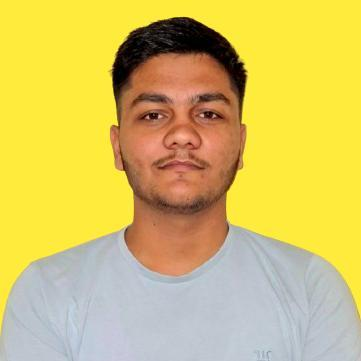
#> input picture images/Recent.png, 361 x 361 px, found by its file name
$ python flipIMG.py
#> lines starting #> are read from the running program, lines starting #| are printed output that depends on the picture
import cv2

img = cv2.imread("images/Recent.png")
#> img is the input picture: shape (361, 361, 3); mean B, G, R 102.4, 193.5, 214.1

if img is None:
    print("Image is not loaded Please tryAgain!")
else:
    # [7 lines of commented-out code are left out]


    flip_both = cv2.flip(img, 0)
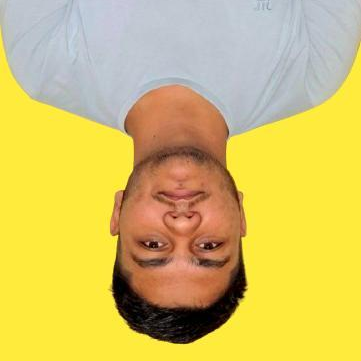
#> flip_both: shape (361, 361, 3); mean B, G, R 102.4, 193.5, 214.1
    cv2.imshow("Ori IMG!", img)
    cv2.imshow("Fliped IMG!", flip_both)

    cv2.waitKey(0)
    cv2.destroyAllWindows()
